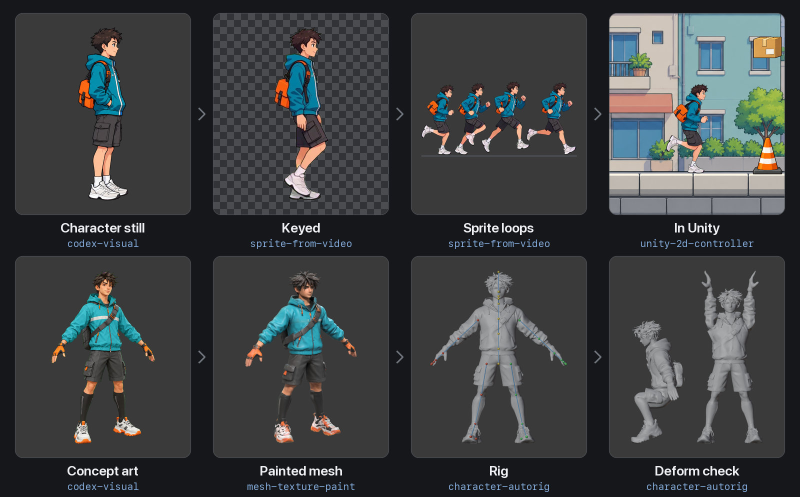
#> input picture .github/media/hero.jpg, 1600 x 994 px, given in place of media, which was not available (shown at 1/2 size)
$ python audit_3d_source.py ../../../.github/media
#> lines starting #> are read from the running program, lines starting #| are printed output that depends on the picture; after the words box and inside, x2 and y2 are one past the last pixel; in counts of white or black regions, pixels touching at a corner belong together
### skills/codex-visual/scripts/sprite_ops.py
#!/usr/bin/env python3
"""sprite_ops.py — the numpy operations the keyer, the slicer and the gates share.

Not a command. `key_unmix.py`, `sheet_to_frames.py --register`, `audit_frames.py`
and `audit_set.py --key-color` import it, so the four cannot disagree about what
a "core", a "fringe" or "out of register" is: one definition, read by the tool
that writes a frame and by the gate that judges it. Keep it beside them — the
scripts directory travels as a whole.

Definitions (each is a number the docs quote):

  core     the solid silhouette (alpha > 127) opened by 4 px, so anything thinner
           than ~8 px — a bat, a tail, a waving arm, a motion line — drops out and
           cannot steer a registration or a measurement. A subject too thin to
           survive the opening falls back to the plain silhouette.
  feet     the lowest row of the core.
  head_x   the x centroid of the top 15% of the core's rows.
  rim      visible pixels (alpha > 0) within 2 px (4-connected) of a fully
           transparent pixel.
  fringe   rim pixels within 150 RGB of the key colour: mostly key. On a black
           outline that is a pixel more than ~57% key.
  tint     rim pixels that are the interior colour beside them MIXED with the
           key: on the straight line from that colour to the key, a quarter of
           the way along or further. Partly key — the number that sees a
           half-mixed rim (dark purple on a black outline) and a pink rim on a
           yellow spark, both of which `fringe` passes. A rim that merely differs
           from the interior (a black outline round a white fill, a white edge on
           a yellow spark) is off that line and is not counted.
  slip     the whole-frame move that would best re-seat a frame on its reference
           (maximum core IoU, by FFT cross-correlation), counted only when it
           gains at least 0.02 IoU. Registered frames read 0-2 px; frames sliced
           at their in-cell position read tens of px.

  split    a resample that scales coverage and colour apart (`resize_split`):
           alpha by LANCZOS, held to the min..max of the source alpha under
           each output pixel's colour window; colour by a Hamming mix of
           alpha-premultiplied RGB, a filter with no negative lobe. Every
           output channel stays inside the range of the source pixels mixed
           into it, so no rim colour appears that the frame did not have.

Requires Pillow and numpy (codex's imagegen venv has both: ~/.codex/imagegen-venv/bin/python).
"""
# ---------------------------------------------------------------------------
# Third-party code. Portions are ported, with identifiers and structure
# adapted, from sprite-gen https://github.com/aldegad/sprite-gen, commit
# dddcc1013f7b5587a5eabd8609a5b42dd8aa7c26, Apache License 2.0 — see
# THIRD_PARTY_NOTICES.md.
#
#   util/resample.py  MIX_SUPPORT, support_bounds, mix_windows,
#                     window_extrema, resize_cell (here resize_split)
#
# Changes: resize_cell takes and returns a uint8 RGBA numpy array instead of
# a PIL image and is renamed resize_split; a size equal to the source returns
# a copy as upstream does; nothing else in the arithmetic differs.
# ---------------------------------------------------------------------------
import numpy as np
from PIL import Image

SOLID = 127           # alpha above this is the silhouette
OPEN_PX = 4           # the core is the silhouette opened by this many px
HEAD_FRAC = 0.15      # the head band: the top 15% of the core's rows
RIM_PX = 2            # the rim: this many px from transparency
FRINGE_DIST = 150.0   # RGB distance to the key under which a rim pixel is "mostly key"
TINT_SHARE = 0.25     # a rim pixel this far along the interior -> key line is "partly key"
TINT_OFF_LINE = 0.35  # ...provided it sits on that line: off-line distance <= this share of the along distance (+10)
SLIP_GAIN = 0.02      # an IoU gain smaller than this is a flat optimum, not a slip

CROSS = [(0, 0), (1, 0), (-1, 0), (0, 1), (0, -1)]
SQUARE = [(dy, dx) for dy in (-1, 0, 1) for dx in (-1, 0, 1)]
RING8 = [o for o in SQUARE if o != (0, 0)]


# [45 lines left out: functions parse_hex, shifted, dilate, erode, core, not called in this run]


def bottom(mask):
    ys = np.nonzero(mask.any(axis=1))[0]
    return int(ys.max()) if len(ys) else None


# [8 lines left out: function head_x, not called in this run]


def cut_by_canvas(alpha):
    s = alpha > SOLID
    return bool(s[0].any() or s[-1].any() or s[:, 0].any() or s[:, -1].any())


# ----------------------------------------------------------------- colour ----
def dist(rgb, key):
    return np.sqrt(((rgb - np.asarray(key, np.float32)) ** 2).sum(axis=2))


# [68 lines left out: functions spill, nearest_fill, key_share, rim_stats, not called in this run]


def pct(part, whole):
    return 100.0 * part / whole if whole else 0.0


# [91 lines left out: functions clean_tail, iou_map, best_shift, slip, scaled_alpha, register, not called in this run]


# -------------------------------------------------------------- resample ----
MIX_SUPPORT = 1.0     # how far resize_split's colour filter (Hamming) reaches, in source px at 1:1


# [89 lines left out: functions support_bounds, mix_windows, window_extrema, resize_split, find_cuts, not called in this run]


def label(mask):
    """8-connected components of a boolean mask -> (int32 labels, 1-based; count). Run-based union-find."""
    h, w = mask.shape
    pad = np.zeros((h, w + 2), np.int8)
    pad[:, 1:-1] = mask
    d = np.diff(pad, axis=1)
    rs, cs = np.nonzero(d == 1)
    _, ce = np.nonzero(d == -1)
    n = len(rs)
    parent = list(range(n))

    def find(i):
        while parent[i] != i:
            parent[i] = parent[parent[i]]
            i = parent[i]
        return i

    row_start = np.searchsorted(rs, np.arange(h + 1))
    for r in range(1, h):
        a0, a1, b0, b1 = row_start[r], row_start[r + 1], row_start[r - 1], row_start[r]
        i, j = a0, b0
        while i < a1 and j < b1:
            if cs[i] <= ce[j] and cs[j] <= ce[i]:          # the runs touch, diagonals included
                ri, rj = find(i), find(j)
                if ri != rj:
                    parent[max(ri, rj)] = min(ri, rj)
            if ce[i] < ce[j]:
                i += 1
            else:
                j += 1
    roots, ids = {}, np.zeros(n, np.int32)
    for i in range(n):
        ids[i] = roots.setdefault(find(i), len(roots) + 1)
    lab = np.zeros((h, w), np.int32)
    for i in range(n):
        lab[rs[i], cs[i]:ce[i]] = ids[i]
    return lab, len(roots)


# [25 lines left out: function isolate, not called in this run]


# [2 lines that do not run on import are left out]

### skills/codex-visual/scripts/audit_3d_source.py
#!/usr/bin/env python3
"""audit_3d_source.py — the gate on an image before it is sent to an image-to-3D graph.

A converter masks the subject, crops it to a square and shows the model only
that crop, so what the picture gets wrong the mesh inherits: a subject cut by
the frame is a mesh cut the same way, a second object is fused into the first,
and four views at four scales come back as a stretched box. A conversion costs
minutes; this costs a second.

Two shapes of input:

  audit_3d_source.py IMAGE.png [IMAGE.png ...]      # single three-quarter sources
  audit_3d_source.py --views DIR                    # front/left/back/right.png from turnaround_to_views.py

Columns, single image
  size     W x H                                    gate: square, and >= --min-side (default 1024)
  bg       share of the outer frame that is the background colour   gate: >= 0.98 (a flat field)
  fill     the subject's larger side over the canvas side           gate: --fill-min .. --fill-max (0.50 .. 0.98)
  edge     the subject touches the canvas edge                      gate: no
  parts    connected pieces holding more than --part-min (1%) of the subject   gate: 1
  off      subject centre minus canvas centre, as a share of the canvas       reported

Columns, --views
  each view: canvas, object width and height in px, fill
  gates: four square canvases of one size; object heights within --tol (4%) of each other;
  front and back widths within --tol; left and right widths within --tol; the largest
  object side between 0.80 and 0.95 of the canvas (the model wants about 1/1.1)
  facing: each side view's silhouette cut to its box and resized to one square; IoU(left, right)
  against IoU(left, mirrored right). Two side views face opposite ways, so the mirrored pair
  should match better: same-facing by more than --facing-margin (0.05) fails; a gap within it
  (a symmetric profile, a crate) passes with a WARN "inconclusive"

The converter re-crops the subject with its own margin, so fill only has to keep the subject
large and clear of the edge. This gates the brief this skill draws to — a flat field, one
object — not everything a background remover can survive.

The facing check catches two side views that face the same way. It cannot tell which of two
opposite-facing views is the left one: that shows only after conversion, as a hue shift
(`reference/image-to-3d-input.md` §6).

Exit 0 = pass, 1 = a gate failed, 2 = a file could not be read. An alpha PNG is read by its
alpha; an opaque one by distance from its corner colour (--bg-tol).

--json-out PATH also writes a gate/1 report (the repo's schemas/gate-1.json): {"schema":
"gate/1", "pass", "gates": [{name, value, limit, pass}, ...], "verdict"} (green, failed, or
harness with "error" when a file could not be read) for a script to read; the text above is unchanged. A single image's gates are named <file name>/<check>.

--selftest builds synthetic views (a profile with a forward nose and feet) in a temp dir and
runs them through main(): opposite-facing passes, same-facing fails, a symmetric pair is
inconclusive; one JSON line {"selftest": "pass"|"fail"}, exit 0 or 1.

Requires Pillow and numpy, and `sprite_ops.py` beside this script.
"""
import argparse
import json
import os
import sys

import numpy as np
from PIL import Image

sys.path.insert(0, os.path.dirname(os.path.abspath(__file__)))
from sprite_ops import label  # noqa: E402

VIEW_NAMES = ("front", "left", "back", "right")
FACING_SIDE = 128


def gate(name, value, limit, ok):
    return {"name": name, "value": value, "limit": limit, "pass": bool(ok)}


def subject_mask(path, bg_tol):
    """(mask, share of the outer frame that is background)."""
    im = Image.open(path)
    if im.mode in ("RGBA", "LA") and im.getchannel("A").getextrema()[0] < 255:
        mask = np.asarray(im.getchannel("A")) > 16
    else:
        px = np.asarray(im.convert("RGB")).astype(np.int16)
        corners = np.stack([px[0, 0], px[0, -1], px[-1, 0], px[-1, -1]])
        mask = np.abs(px - np.median(corners, axis=0)).max(axis=2) > bg_tol
    band = max(2, min(mask.shape) // 100)
    frame = np.ones(mask.shape, bool)
    frame[band:-band, band:-band] = False
    return mask, float(1.0 - mask[frame].mean())


def bbox(mask):
    rows, cols = np.where(mask.any(axis=1))[0], np.where(mask.any(axis=0))[0]
    return int(cols[0]), int(rows[0]), int(cols[-1]) + 1, int(rows[-1]) + 1


# [5 lines left out: function silhouette, not called in this run]


def iou(a, b):
    union = np.logical_or(a, b).sum()
    return float(np.logical_and(a, b).sum() / union) if union else 0.0


# [9 lines left out: function facing, not called in this run]


def audit_single(path, args, gates):
    """(line, fails); appends one gate per check to `gates`."""
    mask, bg = subject_mask(path, args.bg_tol)
    h, w = mask.shape
    fails = []
    tag = os.path.basename(path)
    if not mask.any():
        gates.append(gate(f"{tag}/subject", False, True, False))
        return f"{os.path.basename(path)}: no subject found", ["empty"]
    lab, n = label(mask)
    sizes = np.bincount(lab.ravel(), minlength=n + 1)[1:]
    parts = int((sizes > args.part_min * sizes.sum()).sum())
    main = lab == int(np.argmax(sizes)) + 1
    x0, y0, x1, y1 = bbox(main)
    fill = max(x1 - x0, y1 - y0) / min(w, h)
    edge = bool(main[0].any() or main[-1].any() or main[:, 0].any() or main[:, -1].any())
    off = (((x0 + x1) / 2 - w / 2) / w, ((y0 + y1) / 2 - h / 2) / h)

    if w != h:
        fails.append("not square")
    gates.append(gate(f"{tag}/square", [w, h], None, w == h))
    if min(w, h) < args.min_side:
        fails.append(f"side under {args.min_side}")
    gates.append(gate(f"{tag}/min_side", min(w, h), args.min_side, not min(w, h) < args.min_side))
    if bg < 0.98:
        fails.append("background not flat (shadow, floor or gradient reaches the frame)")
    gates.append(gate(f"{tag}/background", round(bg, 4), 0.98, not bg < 0.98))
    if edge:
        fails.append("subject cut by the canvas")
    elif not args.fill_min <= fill <= args.fill_max:
        fails.append(f"fill {fill:.2f} outside {args.fill_min}..{args.fill_max}")
    gates.append(gate(f"{tag}/edge", edge, False, not edge))
    if not edge:
        gates.append(gate(f"{tag}/fill", round(fill, 4), [args.fill_min, args.fill_max],
                          args.fill_min <= fill <= args.fill_max))
    if parts != 1:
        fails.append(f"{parts} separate pieces")
    gates.append(gate(f"{tag}/parts", parts, 1, parts == 1))
    line = (f"{os.path.basename(path)}: size {w}x{h}  bg {bg:.3f}  fill {fill:.2f}  "
            f"edge {'yes' if edge else 'no'}  parts {parts}  off {off[0]:+.2f},{off[1]:+.2f}")
    return line, fails


# [48 lines left out: function audit_views, not called in this run]


def write_json(path, obj):
    """--json-out: the gates and the verdict. A file that cannot be written is reported, never fatal."""
    if not path:
        return
    try:
        with open(path, "w", encoding="utf-8") as handle:
            json.dump(obj, handle, indent=2, allow_nan=False)
            handle.write("\n")
    except (OSError, ValueError) as exc:
        print(f"audit_3d_source: --json-out {path} not written: {exc}", file=sys.stderr)


# [91 lines left out: function selftest, not called in this run]


def main():
    parser = argparse.ArgumentParser(description=__doc__.split("\n")[0])
    parser.add_argument("images", nargs="*")
    parser.add_argument("--views", help="Folder holding front.png, left.png, back.png, right.png")
    parser.add_argument("--min-side", type=int, default=1024)
    parser.add_argument("--fill-min", type=float, default=0.50)
    parser.add_argument("--fill-max", type=float, default=0.98)
    parser.add_argument("--part-min", type=float, default=0.01)
    parser.add_argument("--tol", type=float, default=0.04)
    parser.add_argument("--bg-tol", type=int, default=24)
    parser.add_argument("--facing-margin", type=float, default=0.05,
                        help="IoU gap between same and mirrored side views that decides facing")
    parser.add_argument("--json-out", metavar="PATH", help="Also write {gates, verdict} as JSON to PATH")
    args = parser.parse_args()
    if bool(args.images) == bool(args.views):
        parser.error("give image files, or --views DIR")

    failed = False
    gates = []
    try:
        if args.views:
            lines, fails = audit_views(args.views, args, gates)
            print("\n".join(lines))
            for reason in fails:
                print(f"  FAIL {reason}")
            failed = bool(fails)
        else:
            for path in args.images:
                line, fails = audit_single(path, args, gates)
#> in subject_mask, im is the input picture: PIL image 1600x994 RGB; mean R, G, B 61.6, 64.3, 65.7
#> in subject_mask, `corners = np.stack([px[0, 0], px[0, -1], px[-1, 0], px[-1, -1]])`: corners = [[22, 23, 27], [22, 23, 27], [22, 23, 27], [22, 23, 27]]
#> in subject_mask, `mask = np.abs(px - np.median(corners, axis=0)).max(axis=2) > bg_tol`:
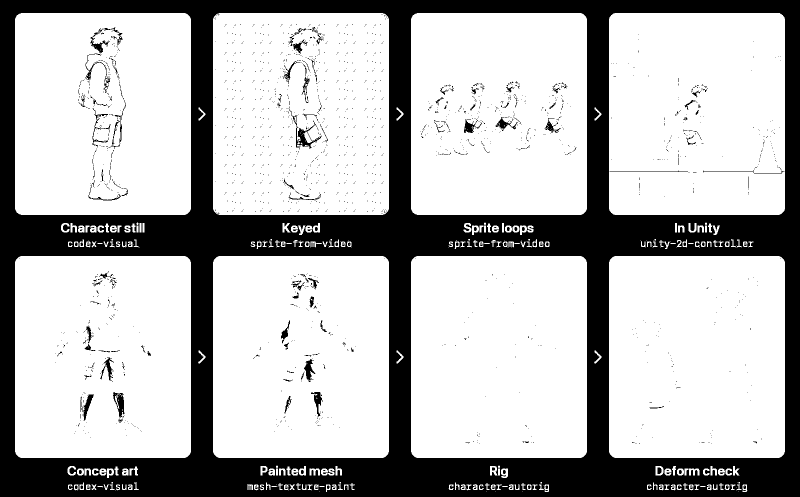
#> mask: shape (994, 1600) bool (shown at 1/2 size); 71.5% white; 2204 black regions (2069 under 20 px), largest, box (x1, y1, x2, y2) and area: (0, 0, 1600, 994) 435618, (577, 213, 643, 299) 860, (226, 784, 249, 835) 597
#> in audit_single, `mask, bg = subject_mask(path, args.bg_tol)`: bg = 1
#> in label, `pad[:, 1:-1] = mask`:
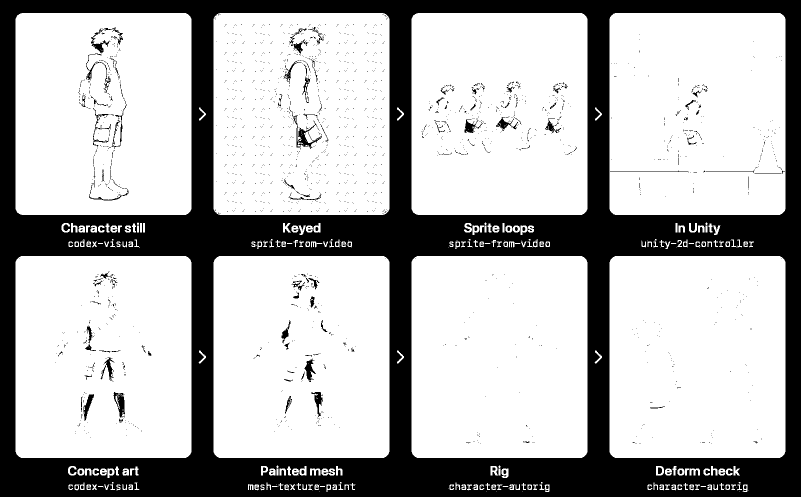
#> pad: shape (994, 1602) int8 (shown at 1/2 size); values 0 (black) and 1 (white), 71.5% white; 2204 black regions (2069 under 20 px), largest, box (x1, y1, x2, y2) and area: (0, 0, 1602, 994) 437606, (578, 213, 644, 299) 860, (227, 784, 250, 835) 597
#> in label, `d = np.diff(pad, axis=1)`:
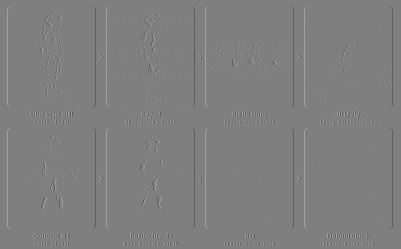
#> d: shape (994, 1601) int8 (shown at 1/4 size); min -1, max 1, mean 0; drawn with min black and max white
#> in label, `rs, cs = np.nonzero(d == 1)`: rs = 13760 values from 26 to 983; cs = 13760 values, max 1569 at index 5770, min 30 at index 58, mean 673.5
#> in label, `_, ce = np.nonzero(d == -1)`: ce = 13760 values, max 1570 at index 63, min 38 at index 8635, mean 756.2
#> in label, `n = len(rs)`: n = 13760
#> in label, `row_start = np.searchsorted(rs, np.arange(h + 1))`: row_start = 995 values from 0 to 13760
#> the loop in label, `for r in range(1, h):` made 993 passes
#> (a0, a1, b0, b1) on passes 1 to 3: (0, 0, 0, 0), (0, 0, 0, 0), (0, 0, 0, 0)
#> after the loop in label, `for r in range(1, h):`: parent = 13760 values, max 13757 at index 13757, min 0 at index 0, mean 4823.3
#> after the loop in label, `for i in range(n):`:
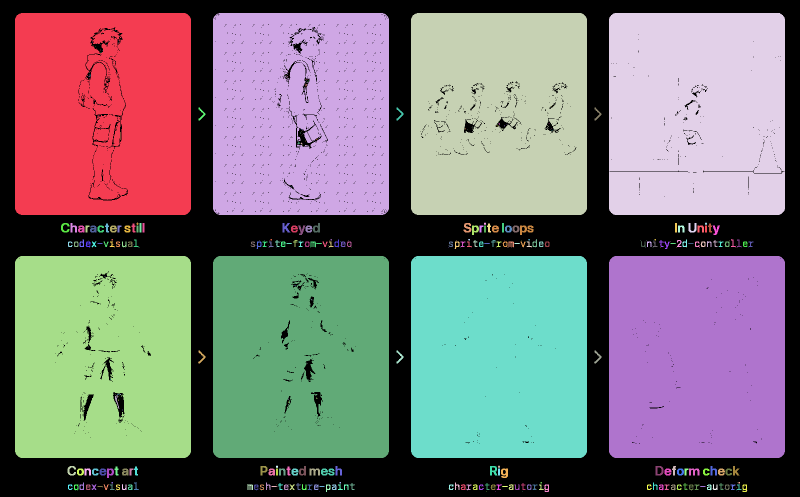
#> lab: shape (994, 1600) int32 (shown at 1/2 size); 392 distinct labels, from 0 to 391; one colour per label, 0 black
#> in audit_single, `lab, n = label(mask)`: n = 391
#> in audit_single, `sizes = np.bincount(lab.ravel(), minlength=n + 1)[1:]`: sizes = 391 values, max 141895 at index 222, min 1 at index 4, mean 2910.2
#> in audit_single, `parts = int((sizes > args.part_min * sizes.sum()).sum())`: parts = 8
#> in audit_single, `main = lab == int(np.argmax(sizes)) + 1`:
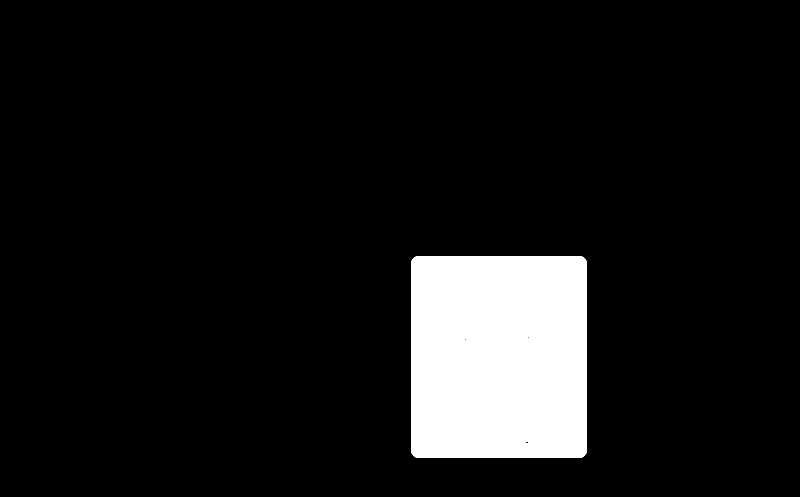
#> main: shape (994, 1600) bool (shown at 1/2 size); 8.9% white; 1 white region, box (x1, y1, x2, y2) and area: (822, 512, 1174, 916) 141895
#> in bbox, `rows, cols = np.where(mask.any(axis=1))[0], np.where(mask.any(axis=0))..`: rows = 404 values from 512 to 915; cols = 352 values from 822 to 1173
#> in audit_single, `x0, y0, x1, y1 = bbox(main)`: x0 = 822; y0 = 512; x1 = 1174; y1 = 916
#> in audit_single, `fill = max(x1 - x0, y1 - y0) / min(w, h)`: fill = 0.406
#> in audit_single, `edge = bool(main[0].any() or main[-1].any() or main[:, 0].any() or mai..`: edge = False
#> in audit_single, `off = (((x0 + x1) / 2 - w / 2) / w, ((y0 + y1) / 2 - h / 2) / h)`: off = (0.124, 0.218)
#> fails = ['not square', 'side under 1024', 'fill 0.41 outside 0.5..0.98', '8 separate pieces']
                print(line)
#| media: size 1600x994  bg 1.000  fill 0.41  edge no  parts 8  off +0.12,+0.22
                for reason in fails:
                    print(f"  FAIL {reason}")
#> this loop made 4 passes
#> reason on passes 1 to 4: 'not square', 'side under 1024', 'fill 0.41 outside 0.5..0.98', '8 separate pieces'
#> (printed output is left out)
                failed = failed or bool(fails)
#> failed = True
    except OSError as exc:
        print(f"unreadable: {exc}")
        write_json(args.json_out, {"schema": "gate/1", "tool": "audit_3d_source.py", "pass": False,
                                   "gates": gates, "verdict": "harness", "error": str(exc)})
        return 2
    print("FAIL" if failed else "PASS")
#| FAIL
    # gate/1 (schemas/gate-1.json): `pass` is the verdict
    passed = not failed and bool(gates) and all(g["pass"] is True for g in gates)
#> passed = False
    write_json(args.json_out, {"schema": "gate/1", "tool": "audit_3d_source.py", "pass": passed,
                               "gates": gates, "verdict": "green" if passed else "failed"})
    return 1 if failed else 0


if __name__ == "__main__":
    if sys.argv[1:] in (["--selftest"], ["selftest"]):
        sys.exit(selftest())
#> (the run stopped early here; a loop or call above may not have finished)
